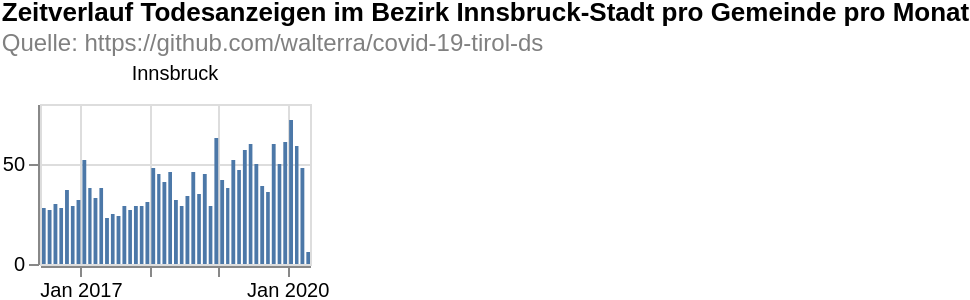

Specify this chart in Vega-Lite:
### Vega-Lite specification from a JSON file in a GitHub repository (floating-point values rounded to 4 significant figures; data arrays with more than 128 entries replaced by an {"elided": "..."} marker saying what was removed)
{"$schema": "https://vega.github.io/schema/vega-lite/v4.8.1.json", "columns": 6, "config": {"view": {"continuousHeight": 300, "continuousWidth": 400}}, "data": {"name": "data-f8ee2fbdc22ca495b82b93aa7d830f39"}, "datasets": {"data-f8ee2fbdc22ca495b82b93aa7d830f39": {"elided": "1024 records"}}, "facet": {"field": "municipaly", "title": null, "type": "nominal"}, "padding": 0, "spec": {"layer": [{"encoding": {"tooltip": [{"field": "date", "timeUnit": "yearmonth", "type": "temporal"}, {"aggregate": "sum", "field": "count", "type": "quantitative"}], "x": {"field": "date", "timeUnit": "yearmonth", "title": null, "type": "temporal"}, "y": {"aggregate": "sum", "field": "count", "title": null, "type": "quantitative"}}, "height": 80, "mark": "bar", "width": 135}]}, "title": {"color": "black", "subtitle": ["Quelle: https://github.com/walterra/covid-19-tirol-ds"], "subtitleColor": "gray", "text": ["Zeitverlauf Todesanzeigen im Bezirk Innsbruck-Stadt pro Gemeinde pro Monat"]}}
